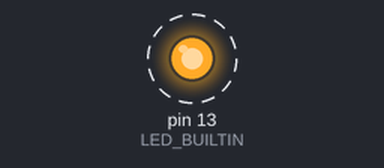
Simulated run of this sketch. Board: Arduino Uno, built with avr-gcc and run on an emulated ATmega328P. On the bench: output pins drawn as LEDs (lit = HIGH). Dashed ring = blinking. What the sketch prints to the serial monitor is not drawn.

Above: at 0.5 s.
Timing chart, 0 to 4.6 s (numbered marks = the images above):
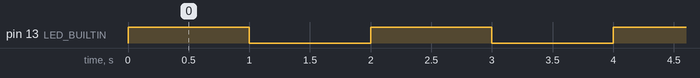

Measured:
- by itself, pin 13 (LED_BUILTIN): alternates HIGH for 1.0 s and LOW for 1.0 s

The sketch:

Blink_.ino
```cpp
// the setup function runs once when you press reset or power the board
void setup() {
  Serial.begin(9600);
  // initialize digital pin LED_BUILTIN as an output.
  pinMode(LED_BUILTIN, OUTPUT);
  Serial.print("\t\t --- Blink TEST ---\n");
}

// the loop function runs over and over again forever
void loop() {
  Serial.println("ON");
  digitalWrite(LED_BUILTIN, HIGH);   // turn the LED on (HIGH is the voltage level)
  delay(1000);                       // wait for a second
  Serial.println("OFF");
  digitalWrite(LED_BUILTIN, LOW);    // turn the LED off by making the voltage LOW
  delay(1000);                       // wait for a second
}
```
